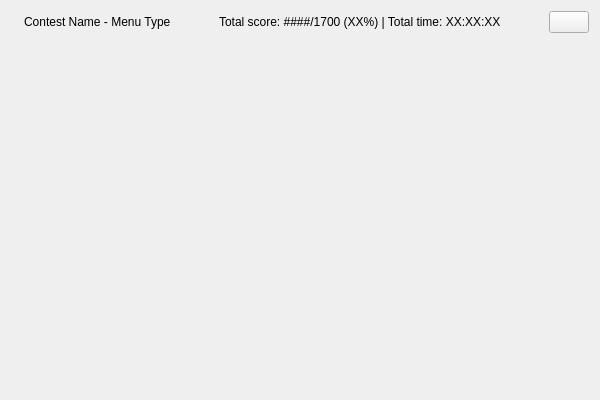
<?xml version="1.0" encoding="UTF-8"?>
<ui version="4.0">
 <class>quizzes_list_menu</class>
 <widget class="QWidget" name="quizzes_list_menu">
  <property name="geometry">
   <rect>
    <x>0</x>
    <y>0</y>
    <width>600</width>
    <height>400</height>
   </rect>
  </property>
  <property name="windowTitle">
   <string>Form</string>
  </property>
  <layout class="QVBoxLayout" name="verticalLayout">
   <item>
    <layout class="QHBoxLayout" name="title_layout">
     <item>
      <widget class="QLabel" name="logo_label">
       <property name="sizePolicy">
        <sizepolicy hsizetype="Fixed" vsizetype="Fixed">
         <horstretch>0</horstretch>
         <verstretch>0</verstretch>
        </sizepolicy>
       </property>
       <property name="maximumSize">
        <size>
         <width>95</width>
         <height>30</height>
        </size>
       </property>
       <property name="text">
        <string/>
       </property>
       <property name="pixmap">
        <pixmap resource="../resources.qrc">:/images/contest_logos/ESC/ESC.png</pixmap>
       </property>
       <property name="scaledContents">
        <bool>true</bool>
       </property>
      </widget>
     </item>
     <item>
      <widget class="QLabel" name="name_label">
       <property name="sizePolicy">
        <sizepolicy hsizetype="Preferred" vsizetype="Fixed">
         <horstretch>0</horstretch>
         <verstretch>0</verstretch>
        </sizepolicy>
       </property>
       <property name="text">
        <string>Contest Name - Menu Type</string>
       </property>
      </widget>
     </item>
     <item>
      <spacer name="horizontal_spacer_1">
       <property name="orientation">
        <enum>Qt::Orientation::Horizontal</enum>
       </property>
       <property name="sizeHint" stdset="0">
        <size>
         <width>40</width>
         <height>20</height>
        </size>
       </property>
      </spacer>
     </item>
     <item>
      <widget class="QLabel" name="totals_label">
       <property name="sizePolicy">
        <sizepolicy hsizetype="Preferred" vsizetype="Fixed">
         <horstretch>0</horstretch>
         <verstretch>0</verstretch>
        </sizepolicy>
       </property>
       <property name="text">
        <string>Total score: ####/1700 (XX%) | Total time: XX:XX:XX</string>
       </property>
      </widget>
     </item>
     <item>
      <spacer name="horizontal_spacer_2">
       <property name="orientation">
        <enum>Qt::Orientation::Horizontal</enum>
       </property>
       <property name="sizeHint" stdset="0">
        <size>
         <width>40</width>
         <height>20</height>
        </size>
       </property>
      </spacer>
     </item>
     <item>
      <widget class="QPushButton" name="back_button">
       <property name="text">
        <string/>
       </property>
       <property name="icon">
        <iconset resource="../resources.qrc">
         <normaloff>:/images/icons/back_icon.png</normaloff>:/images/icons/back_icon.png</iconset>
       </property>
      </widget>
     </item>
    </layout>
   </item>
   <item>
    <widget class="rounded_scrollarea" name="scroll_area">
     <property name="frameShape">
      <enum>QFrame::Shape::NoFrame</enum>
     </property>
     <property name="widgetResizable">
      <bool>true</bool>
     </property>
     <widget class="QWidget" name="scrollAreaWidgetContents">
      <property name="geometry">
       <rect>
        <x>0</x>
        <y>0</y>
        <width>582</width>
        <height>344</height>
       </rect>
      </property>
     </widget>
    </widget>
   </item>
  </layout>
 </widget>
 <customwidgets>
  <customwidget>
   <class>rounded_scrollarea</class>
   <extends>QScrollArea</extends>
   <header>rounded_scrollarea.h</header>
   <container>1</container>
  </customwidget>
 </customwidgets>
 <resources>
  <include location="../resources.qrc"/>
 </resources>
 <connections/>
</ui>
